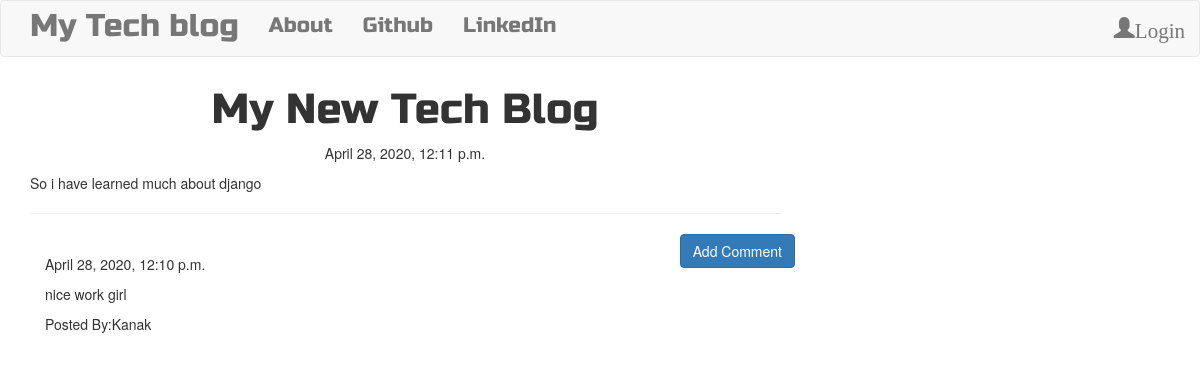
The app's page /post/4/ with its own data.
### blog/models.py (models this page shows, shortened)
class Post(models.Model):
    author=models.ForeignKey('auth.User',on_delete=models.DO_NOTHING)
    title = models.CharField(max_length=200)
    text = models.TextField()
    created_date =models.DateTimeField(default=timezone.now)
    published_date = models.DateTimeField(blank=True,null=True)

class Comment(models.Model):
    post= models.ForeignKey('blog.Post', related_name='comments',on_delete=models.DO_NOTHING)
    author = models.CharField(max_length=200)
    text = models.TextField()
    created_date =models.DateTimeField(default=timezone.now)
    approved_comment = models.BooleanField(default=False)

### blog/views.py (the view)
# urls.py: path('post/<int:pk>/',views.PostDetailView.as_view(),name='post_detail'),
class PostDetailView(DetailView):
    model= Post

### blog/templates/blog/post_detail.html (shortened to what this page needs)
{% extends "blog/base.html" %}
{% block content %}
<h1 class="posttitle loader">{{post.title}}</h1>
{% if post.published_date %}
<div class="date postdate">
    {{ post.published_date }}
</div>
{% else %}
<a class="btn btn-default" href="{% url 'post_publish' pk=post.pk %}">Publish</a>
{% endif %}
<p class="postcontent">{{ post.text|safe|linebreaksbr }}</p>
<hr>
<a class="btn btn-primary btn-comment" href="{% url 'add_comment_to_post' pk=post.pk %}">Add Comment</a>
<div class="container">
    {% for comment in post.comments.all %}
    <br>
    {% if user.is_authenticated or comment.approved_comment %}
      {{ comment.created_date }}
      <p>{{comment.text|safe|linebreaks}}</p>
      <p>Posted By:{{comment.author }}</p>
    {% endif %}
    {% empty %}
    <p>No comments posted</p>
    {% endfor %}
</div>
{% endblock %}

### blog/static/css/blog.css (style rules this page uses)
.postdate { text-align: center; }
.posttitle { font-family: 'Russo One', sans-serif; font-size: 3em; text-align: center; }
.postcontent { font-family: 'Montserrat'; font-size: 1.5em; }
.btn-comment { position: absolute; right: 0px; }
.loader { filter:hue-rotate(0deg); color:linear-gradient(45deg,#0f8,#08f); animation:hue 10000ms infinite linear; }

### records on screen
Post: title "My New Tech Blog", published_date "April 28, 2020, 12:11 p.m.", text "So i have learned much about django"
Comment: created_date "April 28, 2020, 12:10 p.m.", text "nice work girl", author "Kanak"
